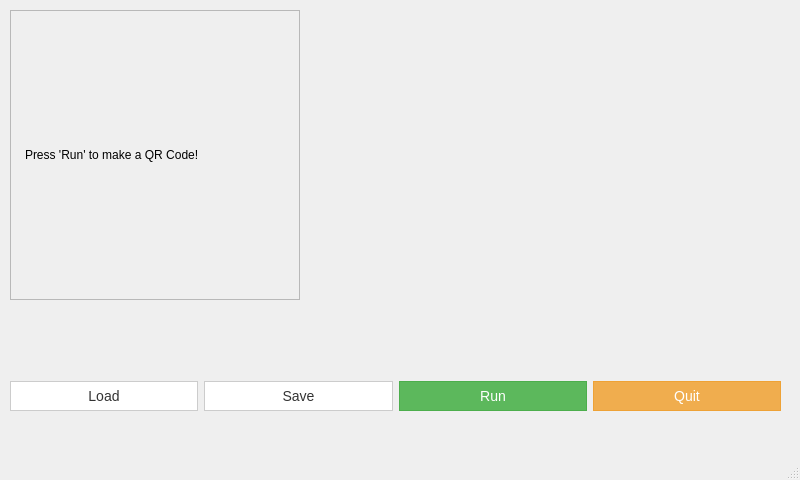
<?xml version="1.0" encoding="UTF-8"?>
<ui version="4.0">
 <class>MainWindow</class>
 <widget class="QMainWindow" name="MainWindow">
  <property name="geometry">
   <rect>
    <x>0</x>
    <y>0</y>
    <width>800</width>
    <height>480</height>
   </rect>
  </property>
  <property name="windowTitle">
   <string>MainWindow</string>
  </property>
  <widget class="QWidget" name="centralwidget">
   <widget class="QFrame" name="frame">
    <property name="geometry">
     <rect>
      <x>10</x>
      <y>10</y>
      <width>290</width>
      <height>290</height>
     </rect>
    </property>
    <property name="frameShape">
     <enum>QFrame::StyledPanel</enum>
    </property>
    <property name="frameShadow">
     <enum>QFrame::Raised</enum>
    </property>
    <widget class="QLabel" name="label">
     <property name="geometry">
      <rect>
       <x>15</x>
       <y>15</y>
       <width>260</width>
       <height>260</height>
      </rect>
     </property>
     <property name="text">
      <string>Press 'Run' to make a QR Code!</string>
     </property>
    </widget>
   </widget>
   <widget class="QWidget" name="layoutWidget">
    <property name="geometry">
     <rect>
      <x>10</x>
      <y>371</y>
      <width>771</width>
      <height>51</height>
     </rect>
    </property>
    <layout class="QHBoxLayout" name="horizontalLayout">
     <item>
      <widget class="QPushButton" name="loadButton">
       <property name="styleSheet">
        <string notr="true">QPushButton{
display: inline-block;
padding: 6px 12px;
margin-bottom: 0;
font-size: 14px;
font-weight: normal;
line-height: 1.42857143;
text-align: center;
white-space: nowrap;
vertical-align: middle;
border: 1px solid transparent;
color: #333;
background-color: #fff;
border-color: #ccc;
}

QPushButton:hover:pressed{
  color: #333;
  background-color: #e6e6e6;
  border-color: #adadad;
border: none;
}</string>
       </property>
       <property name="text">
        <string>Load</string>
       </property>
      </widget>
     </item>
     <item>
      <widget class="QPushButton" name="saveButton">
       <property name="styleSheet">
        <string notr="true">QPushButton{
display: inline-block;
padding: 6px 12px;
margin-bottom: 0;
font-size: 14px;
font-weight: normal;
line-height: 1.42857143;
text-align: center;
white-space: nowrap;
vertical-align: middle;
border: 1px solid transparent;
color: #333;
background-color: #fff;
border-color: #ccc;
}

QPushButton:hover:!pressed{
  color: #333;
  background-color: #e6e6e6;
  border-color: #adadad;
}</string>
       </property>
       <property name="text">
        <string>Save</string>
       </property>
      </widget>
     </item>
     <item>
      <widget class="QPushButton" name="runButton">
       <property name="styleSheet">
        <string notr="true">QPushButton{
display: inline-block;
padding: 6px 12px;
margin-bottom: 0;
font-size: 14px;
font-weight: normal;
line-height: 1.42857143;
text-align: center;
white-space: nowrap;
vertical-align: middle;
border: 1px solid transparent;
color: #fff;
background-color: #5cb85c;
border-color: #4cae4c;
}
QPushButton:hover:!pressed{
  color: #fff;
  background-color: #449d44;
  border-color: #398439;
}
</string>
       </property>
       <property name="text">
        <string>Run</string>
       </property>
      </widget>
     </item>
     <item>
      <widget class="QPushButton" name="quitButton">
       <property name="styleSheet">
        <string notr="true">QPushButton{
display: inline-block;
padding: 6px 12px;
margin-bottom: 0;
font-size: 14px;
font-weight: normal;
line-height: 1.42857143;
text-align: center;
white-space: nowrap;
vertical-align: middle;
border: 1px solid transparent;
color: #fff;
background-color: #f0ad4e;
border-color: #eea236;
}

QPushButton:hover:!pressed{
  color: #fff;
  background-color: #ec971f;
  border-color: #d58512;
}</string>
       </property>
       <property name="text">
        <string>Quit</string>
       </property>
      </widget>
     </item>
    </layout>
   </widget>
  </widget>
  <widget class="QMenuBar" name="menubar">
   <property name="geometry">
    <rect>
     <x>0</x>
     <y>0</y>
     <width>800</width>
     <height>23</height>
    </rect>
   </property>
  </widget>
  <widget class="QStatusBar" name="statusbar"/>
 </widget>
 <resources/>
 <connections/>
</ui>
